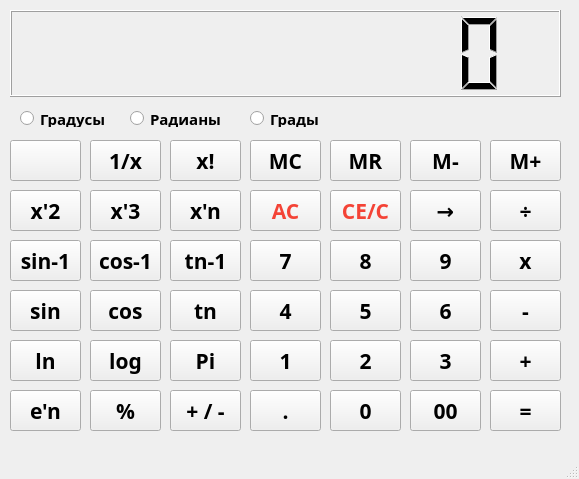
<?xml version="1.0" encoding="UTF-8"?>
<ui version="4.0">
 <class>MainWindow</class>
 <widget class="QMainWindow" name="MainWindow">
  <property name="geometry">
   <rect>
    <x>0</x>
    <y>0</y>
    <width>579</width>
    <height>479</height>
   </rect>
  </property>
  <property name="font">
   <font>
    <family>Arial Black</family>
    <pointsize>11</pointsize>
    <weight>75</weight>
    <bold>true</bold>
   </font>
  </property>
  <property name="windowTitle">
   <string>MainWindow</string>
  </property>
  <widget class="QWidget" name="centralwidget">
   <widget class="QPushButton" name="pushButton_ac">
    <property name="geometry">
     <rect>
      <x>250</x>
      <y>190</y>
      <width>71</width>
      <height>41</height>
     </rect>
    </property>
    <property name="font">
     <font>
      <pointsize>16</pointsize>
     </font>
    </property>
    <property name="styleSheet">
     <string notr="true">color: #f44336;</string>
    </property>
    <property name="text">
     <string>AC</string>
    </property>
   </widget>
   <widget class="QPushButton" name="pushButton_ce">
    <property name="geometry">
     <rect>
      <x>330</x>
      <y>190</y>
      <width>71</width>
      <height>41</height>
     </rect>
    </property>
    <property name="font">
     <font>
      <pointsize>16</pointsize>
     </font>
    </property>
    <property name="styleSheet">
     <string notr="true">color: #f44336;</string>
    </property>
    <property name="text">
     <string>CE/C</string>
    </property>
   </widget>
   <widget class="QPushButton" name="pushButton_del">
    <property name="geometry">
     <rect>
      <x>410</x>
      <y>190</y>
      <width>71</width>
      <height>41</height>
     </rect>
    </property>
    <property name="font">
     <font>
      <pointsize>16</pointsize>
     </font>
    </property>
    <property name="text">
     <string>→</string>
    </property>
   </widget>
   <widget class="QPushButton" name="pushButton_mr">
    <property name="geometry">
     <rect>
      <x>330</x>
      <y>140</y>
      <width>71</width>
      <height>41</height>
     </rect>
    </property>
    <property name="font">
     <font>
      <pointsize>16</pointsize>
     </font>
    </property>
    <property name="text">
     <string>MR</string>
    </property>
   </widget>
   <widget class="QPushButton" name="pushButton_mm">
    <property name="geometry">
     <rect>
      <x>410</x>
      <y>140</y>
      <width>71</width>
      <height>41</height>
     </rect>
    </property>
    <property name="font">
     <font>
      <pointsize>16</pointsize>
     </font>
    </property>
    <property name="text">
     <string>M-</string>
    </property>
   </widget>
   <widget class="QPushButton" name="pushButton_mp">
    <property name="geometry">
     <rect>
      <x>490</x>
      <y>140</y>
      <width>71</width>
      <height>41</height>
     </rect>
    </property>
    <property name="font">
     <font>
      <pointsize>16</pointsize>
     </font>
    </property>
    <property name="text">
     <string>M+</string>
    </property>
   </widget>
   <widget class="QPushButton" name="pushButton_pm">
    <property name="geometry">
     <rect>
      <x>170</x>
      <y>390</y>
      <width>71</width>
      <height>41</height>
     </rect>
    </property>
    <property name="font">
     <font>
      <pointsize>16</pointsize>
     </font>
    </property>
    <property name="text">
     <string>+ / -</string>
    </property>
   </widget>
   <widget class="QPushButton" name="pushButton_n7">
    <property name="geometry">
     <rect>
      <x>250</x>
      <y>240</y>
      <width>71</width>
      <height>41</height>
     </rect>
    </property>
    <property name="font">
     <font>
      <pointsize>16</pointsize>
     </font>
    </property>
    <property name="text">
     <string>7</string>
    </property>
   </widget>
   <widget class="QPushButton" name="pushButton_n9">
    <property name="geometry">
     <rect>
      <x>410</x>
      <y>240</y>
      <width>71</width>
      <height>41</height>
     </rect>
    </property>
    <property name="font">
     <font>
      <pointsize>16</pointsize>
     </font>
    </property>
    <property name="text">
     <string>9</string>
    </property>
   </widget>
   <widget class="QPushButton" name="pushButton_n8">
    <property name="geometry">
     <rect>
      <x>330</x>
      <y>240</y>
      <width>71</width>
      <height>41</height>
     </rect>
    </property>
    <property name="font">
     <font>
      <pointsize>16</pointsize>
     </font>
    </property>
    <property name="text">
     <string>8</string>
    </property>
   </widget>
   <widget class="QPushButton" name="pushButton_n4">
    <property name="geometry">
     <rect>
      <x>250</x>
      <y>290</y>
      <width>71</width>
      <height>41</height>
     </rect>
    </property>
    <property name="font">
     <font>
      <pointsize>16</pointsize>
     </font>
    </property>
    <property name="text">
     <string>4</string>
    </property>
   </widget>
   <widget class="QPushButton" name="pushButton_div">
    <property name="geometry">
     <rect>
      <x>490</x>
      <y>190</y>
      <width>71</width>
      <height>41</height>
     </rect>
    </property>
    <property name="font">
     <font>
      <pointsize>16</pointsize>
     </font>
    </property>
    <property name="text">
     <string>÷</string>
    </property>
   </widget>
   <widget class="QPushButton" name="pushButton_n6">
    <property name="geometry">
     <rect>
      <x>410</x>
      <y>290</y>
      <width>71</width>
      <height>41</height>
     </rect>
    </property>
    <property name="font">
     <font>
      <pointsize>16</pointsize>
     </font>
    </property>
    <property name="text">
     <string>6</string>
    </property>
   </widget>
   <widget class="QPushButton" name="pushButton_n5">
    <property name="geometry">
     <rect>
      <x>330</x>
      <y>290</y>
      <width>71</width>
      <height>41</height>
     </rect>
    </property>
    <property name="font">
     <font>
      <pointsize>16</pointsize>
     </font>
    </property>
    <property name="text">
     <string>5</string>
    </property>
   </widget>
   <widget class="QPushButton" name="pushButton_mul">
    <property name="geometry">
     <rect>
      <x>490</x>
      <y>240</y>
      <width>71</width>
      <height>41</height>
     </rect>
    </property>
    <property name="font">
     <font>
      <pointsize>16</pointsize>
     </font>
    </property>
    <property name="text">
     <string>x</string>
    </property>
   </widget>
   <widget class="QPushButton" name="pushButton_n1">
    <property name="geometry">
     <rect>
      <x>250</x>
      <y>340</y>
      <width>71</width>
      <height>41</height>
     </rect>
    </property>
    <property name="font">
     <font>
      <pointsize>16</pointsize>
     </font>
    </property>
    <property name="text">
     <string>1</string>
    </property>
   </widget>
   <widget class="QPushButton" name="pushButton_sub">
    <property name="geometry">
     <rect>
      <x>490</x>
      <y>290</y>
      <width>71</width>
      <height>41</height>
     </rect>
    </property>
    <property name="font">
     <font>
      <pointsize>16</pointsize>
     </font>
    </property>
    <property name="text">
     <string>-</string>
    </property>
   </widget>
   <widget class="QPushButton" name="pushButton_n3">
    <property name="geometry">
     <rect>
      <x>410</x>
      <y>340</y>
      <width>71</width>
      <height>41</height>
     </rect>
    </property>
    <property name="font">
     <font>
      <pointsize>16</pointsize>
     </font>
    </property>
    <property name="text">
     <string>3</string>
    </property>
   </widget>
   <widget class="QPushButton" name="pushButton_n2">
    <property name="geometry">
     <rect>
      <x>330</x>
      <y>340</y>
      <width>71</width>
      <height>41</height>
     </rect>
    </property>
    <property name="font">
     <font>
      <pointsize>16</pointsize>
     </font>
    </property>
    <property name="text">
     <string>2</string>
    </property>
   </widget>
   <widget class="QPushButton" name="pushButton_n0">
    <property name="geometry">
     <rect>
      <x>330</x>
      <y>390</y>
      <width>71</width>
      <height>41</height>
     </rect>
    </property>
    <property name="font">
     <font>
      <pointsize>16</pointsize>
     </font>
    </property>
    <property name="text">
     <string>0</string>
    </property>
   </widget>
   <widget class="QPushButton" name="pushButton_eq">
    <property name="geometry">
     <rect>
      <x>490</x>
      <y>390</y>
      <width>71</width>
      <height>41</height>
     </rect>
    </property>
    <property name="font">
     <font>
      <pointsize>16</pointsize>
     </font>
    </property>
    <property name="text">
     <string>=</string>
    </property>
   </widget>
   <widget class="QPushButton" name="pushButton_point">
    <property name="geometry">
     <rect>
      <x>250</x>
      <y>390</y>
      <width>71</width>
      <height>41</height>
     </rect>
    </property>
    <property name="font">
     <font>
      <pointsize>16</pointsize>
     </font>
    </property>
    <property name="text">
     <string>.</string>
    </property>
   </widget>
   <widget class="QPushButton" name="pushButton_n00">
    <property name="geometry">
     <rect>
      <x>410</x>
      <y>390</y>
      <width>71</width>
      <height>41</height>
     </rect>
    </property>
    <property name="font">
     <font>
      <pointsize>16</pointsize>
     </font>
    </property>
    <property name="text">
     <string>00</string>
    </property>
   </widget>
   <widget class="QPushButton" name="pushButton_add">
    <property name="geometry">
     <rect>
      <x>490</x>
      <y>340</y>
      <width>71</width>
      <height>41</height>
     </rect>
    </property>
    <property name="font">
     <font>
      <pointsize>16</pointsize>
     </font>
    </property>
    <property name="text">
     <string>+</string>
    </property>
   </widget>
   <widget class="QLCDNumber" name="lcdNumber">
    <property name="geometry">
     <rect>
      <x>10</x>
      <y>10</y>
      <width>551</width>
      <height>87</height>
     </rect>
    </property>
    <property name="layoutDirection">
     <enum>Qt::LeftToRight</enum>
    </property>
    <property name="digitCount">
     <number>10</number>
    </property>
   </widget>
   <widget class="QPushButton" name="pushButton_mc">
    <property name="geometry">
     <rect>
      <x>250</x>
      <y>140</y>
      <width>71</width>
      <height>41</height>
     </rect>
    </property>
    <property name="font">
     <font>
      <pointsize>16</pointsize>
     </font>
    </property>
    <property name="text">
     <string>MC</string>
    </property>
   </widget>
   <widget class="QPushButton" name="pushButton_1divx_2">
    <property name="geometry">
     <rect>
      <x>90</x>
      <y>140</y>
      <width>71</width>
      <height>41</height>
     </rect>
    </property>
    <property name="font">
     <font>
      <pointsize>16</pointsize>
     </font>
    </property>
    <property name="text">
     <string>1/x</string>
    </property>
   </widget>
   <widget class="QPushButton" name="pushButton_pc_2">
    <property name="geometry">
     <rect>
      <x>10</x>
      <y>140</y>
      <width>71</width>
      <height>41</height>
     </rect>
    </property>
    <property name="font">
     <font>
      <pointsize>16</pointsize>
     </font>
    </property>
    <property name="text">
     <string/>
    </property>
   </widget>
   <widget class="QPushButton" name="pushButton_sqr_5">
    <property name="geometry">
     <rect>
      <x>10</x>
      <y>190</y>
      <width>71</width>
      <height>41</height>
     </rect>
    </property>
    <property name="font">
     <font>
      <pointsize>16</pointsize>
     </font>
    </property>
    <property name="text">
     <string>x'2</string>
    </property>
   </widget>
   <widget class="QPushButton" name="pushButton_1divx_3">
    <property name="geometry">
     <rect>
      <x>170</x>
      <y>190</y>
      <width>71</width>
      <height>41</height>
     </rect>
    </property>
    <property name="font">
     <font>
      <pointsize>16</pointsize>
     </font>
    </property>
    <property name="text">
     <string>x'n</string>
    </property>
   </widget>
   <widget class="QPushButton" name="pushButton_pc_3">
    <property name="geometry">
     <rect>
      <x>170</x>
      <y>140</y>
      <width>71</width>
      <height>41</height>
     </rect>
    </property>
    <property name="font">
     <font>
      <pointsize>16</pointsize>
     </font>
    </property>
    <property name="text">
     <string>x!</string>
    </property>
   </widget>
   <widget class="QPushButton" name="pushButton_sqr_6">
    <property name="geometry">
     <rect>
      <x>90</x>
      <y>190</y>
      <width>71</width>
      <height>41</height>
     </rect>
    </property>
    <property name="font">
     <font>
      <pointsize>16</pointsize>
     </font>
    </property>
    <property name="text">
     <string>x'3</string>
    </property>
   </widget>
   <widget class="QPushButton" name="pushButton_sqr_7">
    <property name="geometry">
     <rect>
      <x>90</x>
      <y>390</y>
      <width>71</width>
      <height>41</height>
     </rect>
    </property>
    <property name="font">
     <font>
      <pointsize>16</pointsize>
     </font>
    </property>
    <property name="text">
     <string>%</string>
    </property>
   </widget>
   <widget class="QPushButton" name="pushButton_1divx_4">
    <property name="geometry">
     <rect>
      <x>90</x>
      <y>340</y>
      <width>71</width>
      <height>41</height>
     </rect>
    </property>
    <property name="font">
     <font>
      <pointsize>16</pointsize>
     </font>
    </property>
    <property name="text">
     <string>log</string>
    </property>
   </widget>
   <widget class="QPushButton" name="pushButton_pc_4">
    <property name="geometry">
     <rect>
      <x>10</x>
      <y>340</y>
      <width>71</width>
      <height>41</height>
     </rect>
    </property>
    <property name="font">
     <font>
      <pointsize>16</pointsize>
     </font>
    </property>
    <property name="text">
     <string>ln</string>
    </property>
   </widget>
   <widget class="QPushButton" name="pushButton_sqr_8">
    <property name="geometry">
     <rect>
      <x>10</x>
      <y>390</y>
      <width>71</width>
      <height>41</height>
     </rect>
    </property>
    <property name="font">
     <font>
      <pointsize>16</pointsize>
     </font>
    </property>
    <property name="text">
     <string>e'n</string>
    </property>
   </widget>
   <widget class="QPushButton" name="pushButton_sqr_9">
    <property name="geometry">
     <rect>
      <x>10</x>
      <y>290</y>
      <width>71</width>
      <height>41</height>
     </rect>
    </property>
    <property name="font">
     <font>
      <pointsize>16</pointsize>
     </font>
    </property>
    <property name="text">
     <string>sin</string>
    </property>
   </widget>
   <widget class="QPushButton" name="pushButton_1divx_5">
    <property name="geometry">
     <rect>
      <x>170</x>
      <y>290</y>
      <width>71</width>
      <height>41</height>
     </rect>
    </property>
    <property name="font">
     <font>
      <pointsize>16</pointsize>
     </font>
    </property>
    <property name="text">
     <string>tn</string>
    </property>
   </widget>
   <widget class="QPushButton" name="pushButton_pc_5">
    <property name="geometry">
     <rect>
      <x>170</x>
      <y>340</y>
      <width>71</width>
      <height>41</height>
     </rect>
    </property>
    <property name="font">
     <font>
      <pointsize>16</pointsize>
     </font>
    </property>
    <property name="text">
     <string>Pi</string>
    </property>
   </widget>
   <widget class="QPushButton" name="pushButton_sqr_10">
    <property name="geometry">
     <rect>
      <x>90</x>
      <y>290</y>
      <width>71</width>
      <height>41</height>
     </rect>
    </property>
    <property name="font">
     <font>
      <pointsize>16</pointsize>
     </font>
    </property>
    <property name="text">
     <string>cos</string>
    </property>
   </widget>
   <widget class="QPushButton" name="pushButton_sqr_11">
    <property name="geometry">
     <rect>
      <x>10</x>
      <y>240</y>
      <width>71</width>
      <height>41</height>
     </rect>
    </property>
    <property name="font">
     <font>
      <pointsize>16</pointsize>
     </font>
    </property>
    <property name="text">
     <string>sin-1</string>
    </property>
   </widget>
   <widget class="QPushButton" name="pushButton_sqr_12">
    <property name="geometry">
     <rect>
      <x>90</x>
      <y>240</y>
      <width>71</width>
      <height>41</height>
     </rect>
    </property>
    <property name="font">
     <font>
      <pointsize>16</pointsize>
     </font>
    </property>
    <property name="text">
     <string>cos-1</string>
    </property>
   </widget>
   <widget class="QPushButton" name="pushButton_1divx_6">
    <property name="geometry">
     <rect>
      <x>170</x>
      <y>240</y>
      <width>71</width>
      <height>41</height>
     </rect>
    </property>
    <property name="font">
     <font>
      <pointsize>16</pointsize>
     </font>
    </property>
    <property name="text">
     <string>tn-1</string>
    </property>
   </widget>
   <widget class="QRadioButton" name="radioButton">
    <property name="geometry">
     <rect>
      <x>20</x>
      <y>110</y>
      <width>101</width>
      <height>17</height>
     </rect>
    </property>
    <property name="text">
     <string>Градусы</string>
    </property>
    <attribute name="buttonGroup">
     <string notr="true">buttonGroup</string>
    </attribute>
   </widget>
   <widget class="QRadioButton" name="radioButton_2">
    <property name="geometry">
     <rect>
      <x>130</x>
      <y>110</y>
      <width>101</width>
      <height>17</height>
     </rect>
    </property>
    <property name="text">
     <string>Радианы</string>
    </property>
    <attribute name="buttonGroup">
     <string notr="true">buttonGroup</string>
    </attribute>
   </widget>
   <widget class="QRadioButton" name="radioButton_3">
    <property name="geometry">
     <rect>
      <x>250</x>
      <y>110</y>
      <width>82</width>
      <height>17</height>
     </rect>
    </property>
    <property name="text">
     <string>Грады</string>
    </property>
    <attribute name="buttonGroup">
     <string notr="true">buttonGroup</string>
    </attribute>
   </widget>
  </widget>
  <widget class="QMenuBar" name="menubar">
   <property name="geometry">
    <rect>
     <x>0</x>
     <y>0</y>
     <width>579</width>
     <height>21</height>
    </rect>
   </property>
  </widget>
  <widget class="QStatusBar" name="statusbar"/>
 </widget>
 <resources/>
 <connections/>
 <buttongroups>
  <buttongroup name="buttonGroup"/>
 </buttongroups>
</ui>
